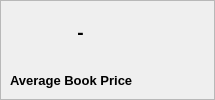
       <widget class="QFrame" name="frm_home_avgPrice">
        <property name="geometry">
         <rect>
          <x>450</x>
          <y>20</y>
          <width>215</width>
          <height>100</height>
         </rect>
        </property>
        <property name="minimumSize">
         <size>
          <width>215</width>
          <height>100</height>
         </size>
        </property>
        <property name="maximumSize">
         <size>
          <width>215</width>
          <height>100</height>
         </size>
        </property>
        <property name="frameShape">
         <enum>QFrame::StyledPanel</enum>
        </property>
        <property name="frameShadow">
         <enum>QFrame::Raised</enum>
        </property>
        <widget class="QLabel" name="lbl_home_avgPrice_info">
         <property name="geometry">
          <rect>
           <x>10</x>
           <y>10</y>
           <width>141</width>
           <height>45</height>
          </rect>
         </property>
         <property name="font">
          <font>
           <pointsize>14</pointsize>
           <weight>75</weight>
           <bold>true</bold>
          </font>
         </property>
         <property name="text">
          <string>-</string>
         </property>
         <property name="alignment">
          <set>Qt::AlignCenter</set>
         </property>
         <property name="wordWrap">
          <bool>true</bool>
         </property>
        </widget>
        <widget class="QLabel" name="lbl_home_avgPrice_icon">
         <property name="geometry">
          <rect>
           <x>144</x>
           <y>10</y>
           <width>65</width>
           <height>45</height>
          </rect>
         </property>
         <property name="minimumSize">
          <size>
           <width>65</width>
           <height>45</height>
          </size>
         </property>
         <property name="maximumSize">
          <size>
           <width>65</width>
           <height>45</height>
          </size>
         </property>
         <property name="text">
          <string/>
         </property>
         <property name="pixmap">
          <pixmap resource="Icons/bookstore.qrc">:/Icons/tag.svg</pixmap>
         </property>
         <property name="scaledContents">
          <bool>false</bool>
         </property>
         <property name="alignment">
          <set>Qt::AlignCenter</set>
         </property>
        </widget>
        <widget class="QLabel" name="lbl_home_avgPrice_title">
         <property name="geometry">
          <rect>
           <x>10</x>
           <y>70</y>
           <width>195</width>
           <height>20</height>
          </rect>
         </property>
         <property name="font">
          <font>
           <pointsize>10</pointsize>
           <weight>75</weight>
           <bold>true</bold>
          </font>
         </property>
         <property name="text">
          <string>Average Book Price</string>
         </property>
         <property name="alignment">
          <set>Qt::AlignLeading|Qt::AlignLeft|Qt::AlignVCenter</set>
         </property>
         <property name="wordWrap">
          <bool>false</bool>
         </property>
        </widget>
       </widget>
